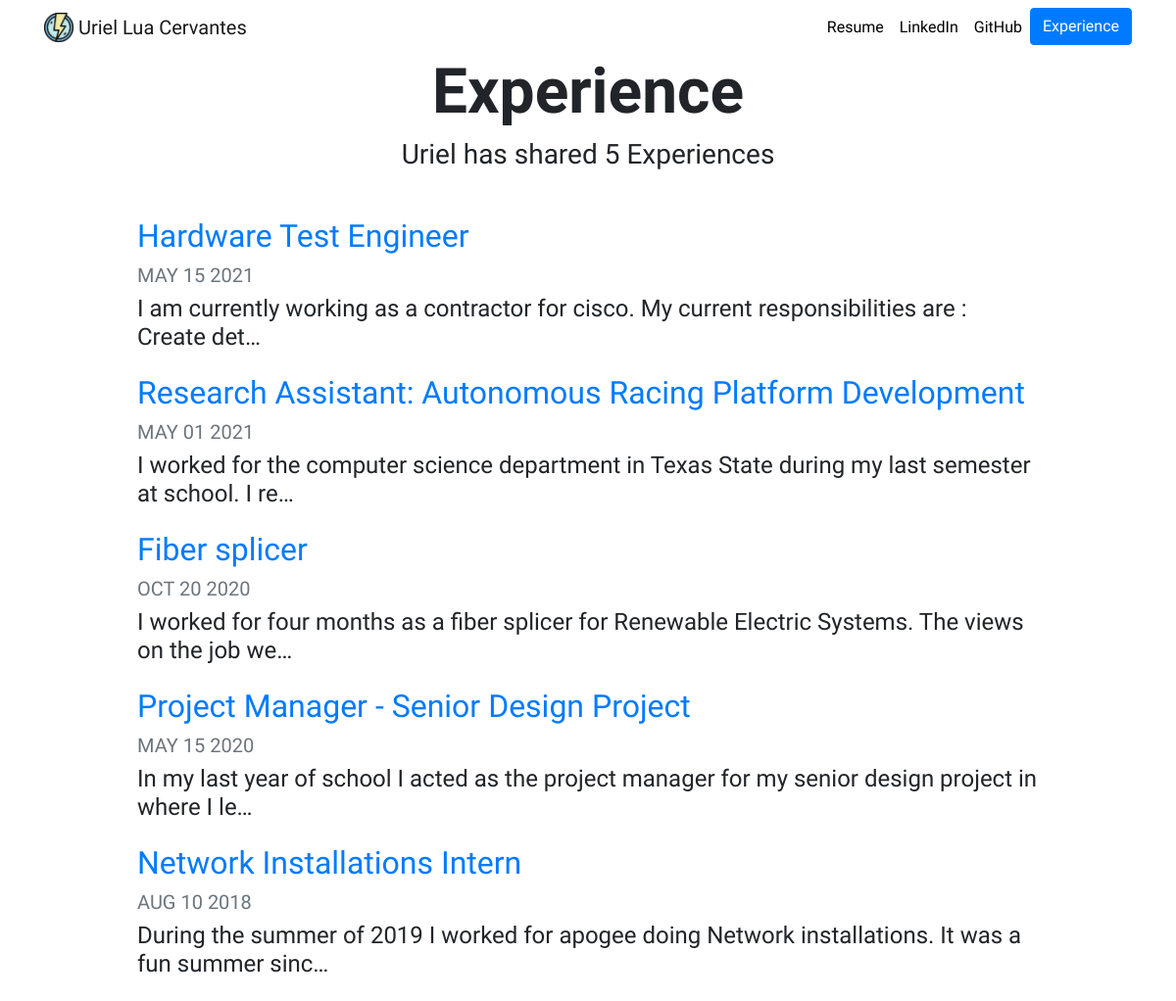
Screenshot of /blog/ with the database file from the repository.
### blog/models.py (models this page shows, shortened)
class Blog(models.Model):
    title = models.CharField(max_length=100)
    description = models.TextField()
    date = models.DateField()

### blog/views.py (the view)
# urls.py: path('', views.all_blogs, name='all_blogs'),
def all_blogs(request):
    blogs = Blog.objects.order_by('-date')
    return render(request, 'blog/all_blogs.html',{'blogs':blogs})

### blog/templates/blog/all_blogs.html
{% extends "portfolio/base.html" %}
{% load static %}
{% block content %}
<h1 id="blogtitle" class="font-weight-bold text-center">Experience</h1>
<h3 class="text-center mb-5">Uriel has shared {{ blogs.count }} Experience{{ blogs.count|pluralize }}</h3>
{% for blog in blogs %}
<div class="row justify-content-center my-3">
  <div class="col-md-10">
    <a href="{% url 'blog:detail' blog.id %}">
      <h2>{{ blog.title }}</h2>
    </a>
    <h5 class="text-muted">{{ blog.date|date:'M d Y'|upper }}</h5>
    <h4>{{ blog.description|striptags|truncatechars:100 }}</h4>
  </div>
</div>
{% endfor %}
{% endblock %}

### portfolio/static/portfolio/custom.css (style rules this page uses)
body { font-family: 'KoHo', sans-serif; }
#blogtitle { font-size: 4rem; }

### rows the page displays
Blog: title "Hardware Test Engineer", date "MAY 15 2021", description "I am currently working as a contractor for cisco. My current responsibilities are : Create det…"
Blog: title "Research Assistant: Autonomous Racing Platform Development", date "MAY 01 2021", description "I worked for the computer science department in Texas State during my last semester at school. I re…"
Blog: title "Fiber splicer", date "OCT 20 2020", description "I worked for four months as a fiber splicer for Renewable Electric Systems. The views on the job we…"
Blog: title "Project Manager - Senior Design Project", date "MAY 15 2020", description "In my last year of school I acted as the project manager for my senior design project in where I le…"
Blog: title "Network Installations Intern", date "AUG 10 2018", description "During the summer of 2019 I worked for apogee doing Network installations. It was a fun summer sinc…"

### other values shown
{{ blogs.count }} "5"
